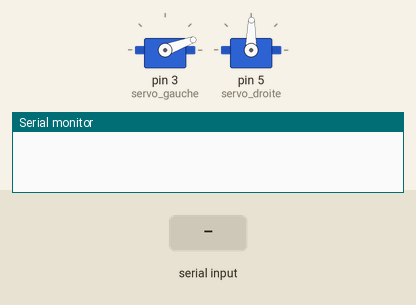
This sketch was run on a simulated Arduino Uno, built with avr-gcc and run on an emulated ATmega328P. Shown: 2 × servo, the last lines printed to the serial monitor. The test bench sets the inputs (shaded band).

Above: at 1.2 s.
1.3 s: "90,45\n" received over Serial
At 3.5 s:
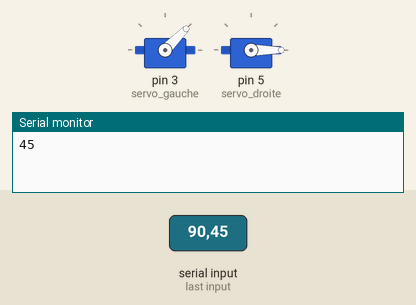
3.8 s: "1,90,45\n" received over Serial
At 5.5 s:
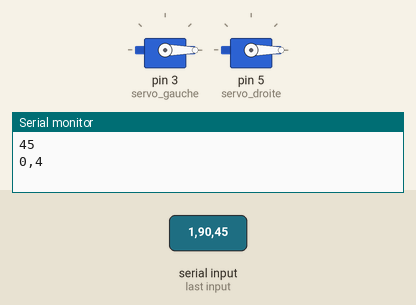
6.3 s: "30,150\n" received over Serial
At 8.5 s:
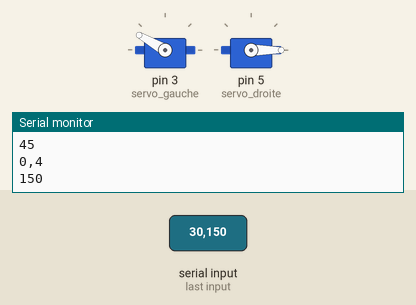
8.8 s: "5\n" received over Serial
At 10.3 s:
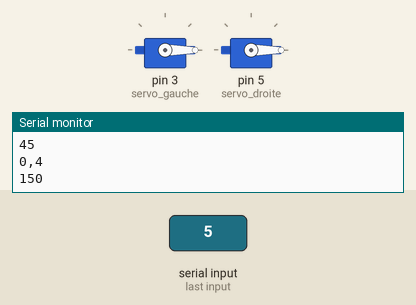
Timing chart, 0 to 11.8 s (numbered marks = the images above; inputs shaded):
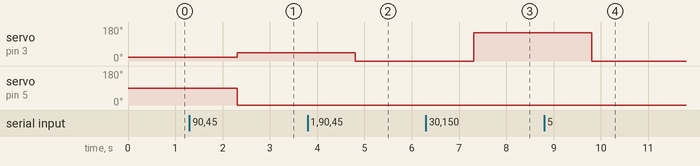

Measured:
- after the input at 1.3 s, servo on pin 3 (servo_gauche): 20° → 45° after 1.0 s; servo on pin 5 (servo_droite): 89° → 0° after 1.0 s
- after the input at 3.8 s, servo on pin 3 (servo_gauche): 45° → 0° after 1.0 s
- after the input at 6.3 s, servo on pin 3 (servo_gauche): 0° → 150° after 1.0 s
- after the input at 8.8 s, servo on pin 3 (servo_gauche): 150° → 0° after 1.0 s

The sketch:

servoserial.ino
```cpp
#include <Servo.h>

Servo servo_gauche;
Servo servo_droite;

#define angle_defaut_gauche 20
#define angle_defaut_droite 89

void setup() {
   Serial.begin(9600);

  servo_gauche.attach(3);
  servo_droite.attach(5);

  servo_gauche.write(angle_defaut_gauche);
  servo_droite.write(angle_defaut_droite);

}

void loop() {
  if(Serial.available() > 0){
    String incomingString = Serial.readString();


    String m1 = incomingString.substring(3,6);
    String m2= incomingString.substring(10,13);
    Serial.println(m1);
    Serial.println(m2);
    servo_gauche.write(m1.toInt());
    servo_droite.write(m2.toInt());
    }

}
```
